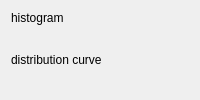
              <widget class="QWidget" name="tab_4">
               <attribute name="title">
                <string>Normalized</string>
               </attribute>
               <layout class="QGridLayout" name="gridLayout_3">
                <item row="0" column="0">
                 <widget class="QLabel" name="label_22">
                  <property name="sizePolicy">
                   <sizepolicy hsizetype="Preferred" vsizetype="Fixed">
                    <horstretch>0</horstretch>
                    <verstretch>0</verstretch>
                   </sizepolicy>
                  </property>
                  <property name="text">
                   <string>histogram</string>
                  </property>
                 </widget>
                </item>
                <item row="1" column="0">
                 <widget class="QLabel" name="normaliz_histo_4">
                  <property name="sizePolicy">
                   <sizepolicy hsizetype="Preferred" vsizetype="Preferred">
                    <horstretch>0</horstretch>
                    <verstretch>0</verstretch>
                   </sizepolicy>
                  </property>
                  <property name="text">
                   <string/>
                  </property>
                 </widget>
                </item>
                <item row="2" column="0">
                 <widget class="QLabel" name="label_23">
                  <property name="sizePolicy">
                   <sizepolicy hsizetype="Preferred" vsizetype="Fixed">
                    <horstretch>0</horstretch>
                    <verstretch>0</verstretch>
                   </sizepolicy>
                  </property>
                  <property name="text">
                   <string>distribution curve</string>
                  </property>
                 </widget>
                </item>
                <item row="3" column="0">
                 <widget class="QLabel" name="normalize_dist_4">
                  <property name="sizePolicy">
                   <sizepolicy hsizetype="Preferred" vsizetype="Preferred">
                    <horstretch>0</horstretch>
                    <verstretch>0</verstretch>
                   </sizepolicy>
                  </property>
                  <property name="text">
                   <string/>
                  </property>
                 </widget>
                </item>
               </layout>
              </widget>
